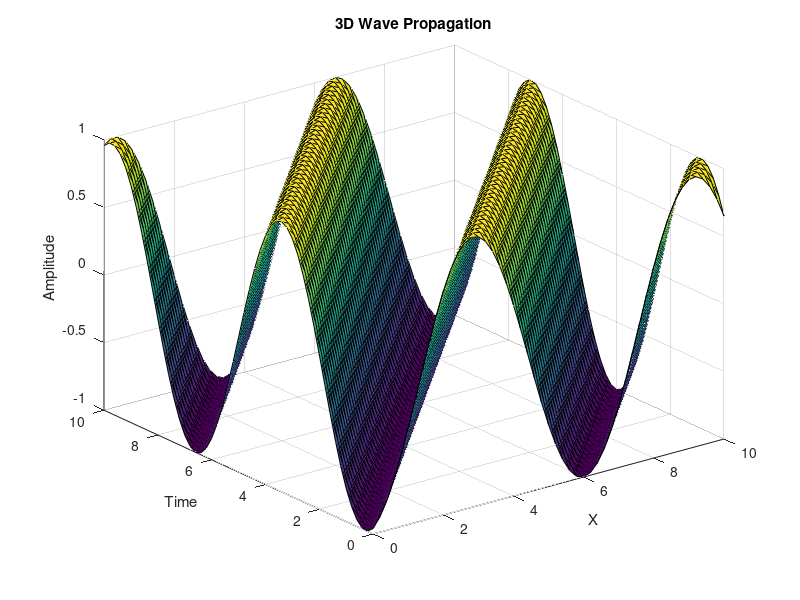

This figure's MATLAB source:
clc; clear;

[x,t] = meshgrid(0:0.2:10, 0:0.2:10);

for k = 1:50
    z = sin(x - t + k*0.1);

    surf(x,t,z)
    xlabel('X')
    ylabel('Time')
    zlabel('Amplitude')
    title('3D Wave Propagation')
    axis([0 10 0 10 -1 1])
    pause(0.1)
end
